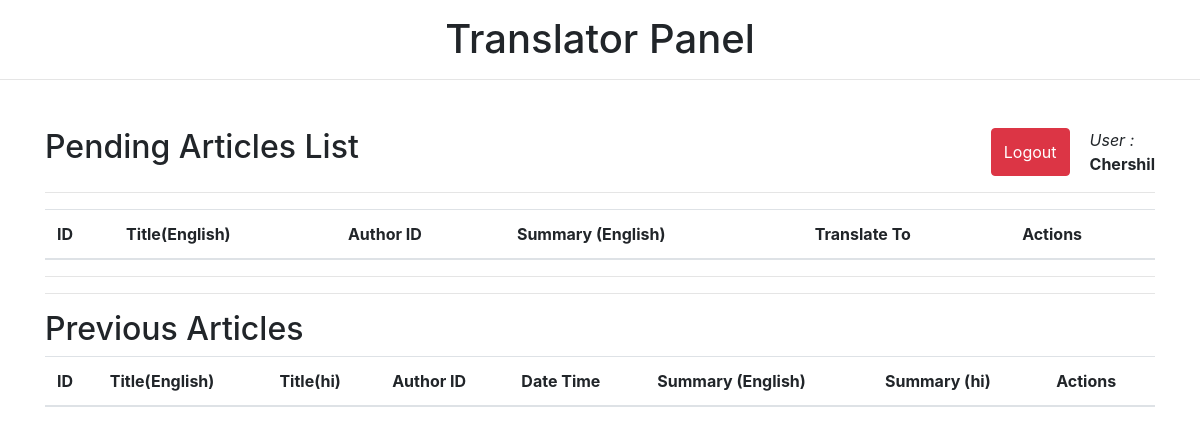
/admin (signed in), run on an earlier commit of the app's database.
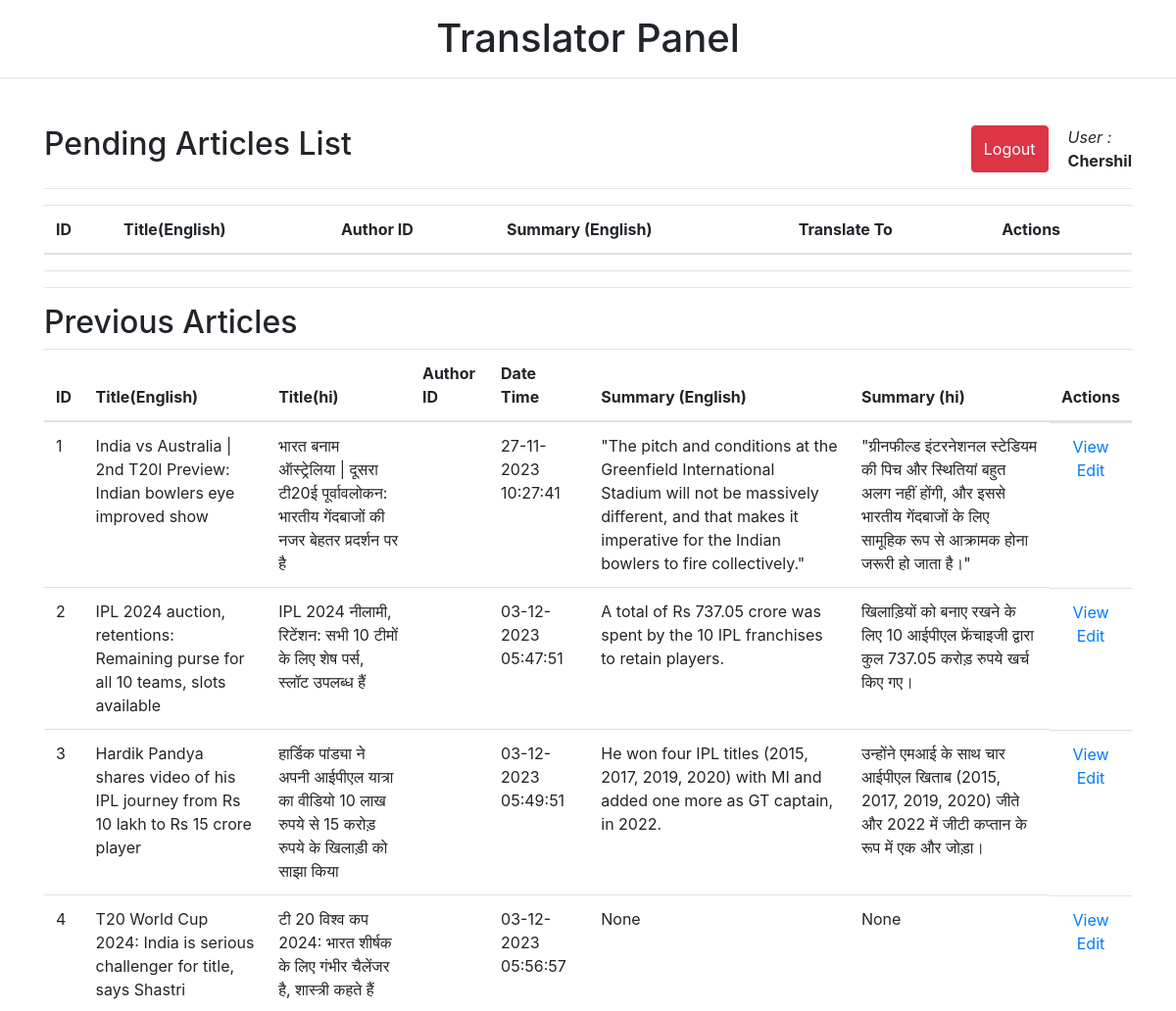
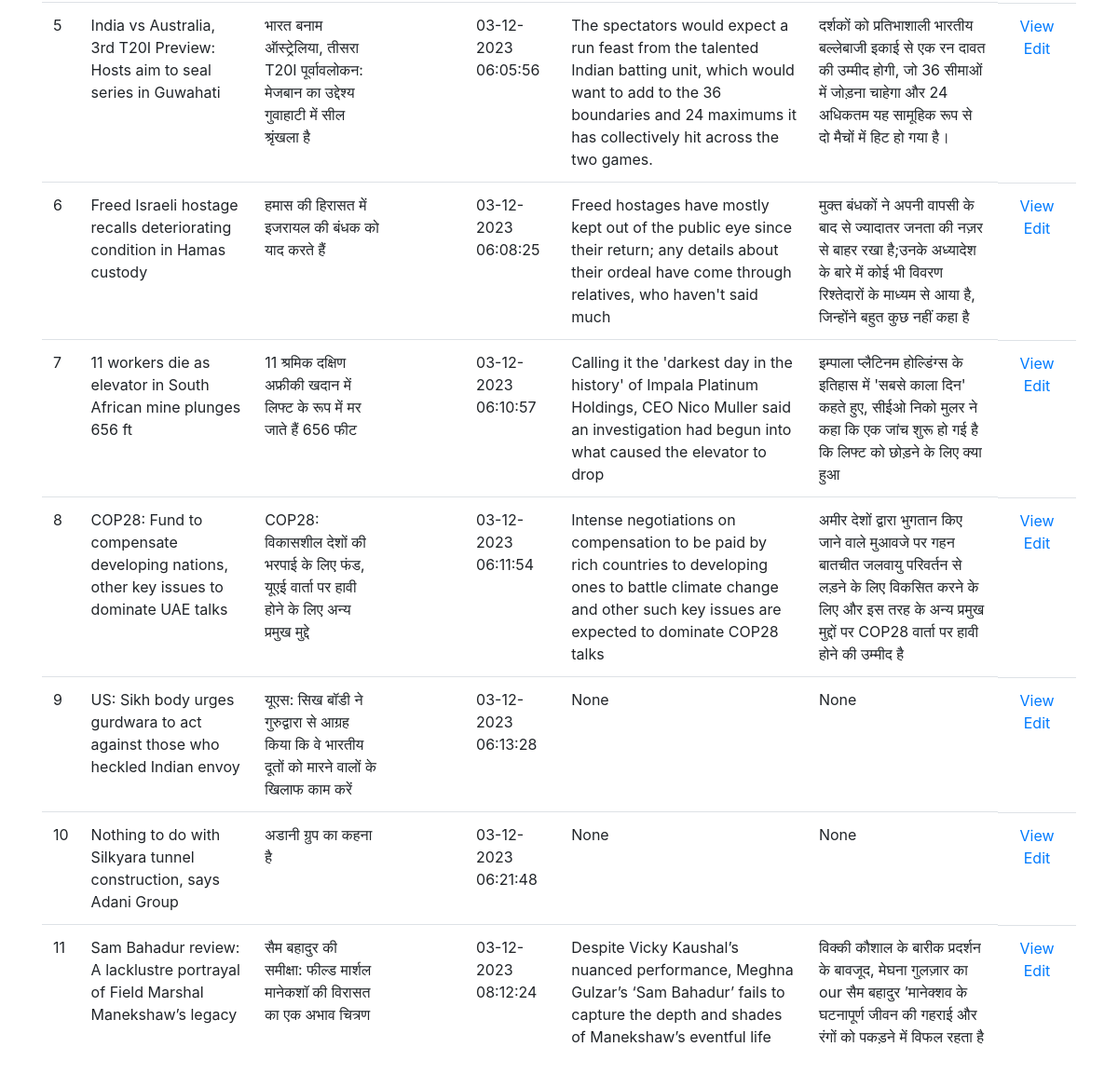
And on a later commit of the database (2 pictures, top to bottom).
### app.py (models this page shows)
class Article(db.Model):
    article_id = db.Column(db.Integer, primary_key=True, autoincrement=True)
    title_en = db.Column(db.String(1200))
    title_hi = db.Column(db.String(1200))
    title_ta = db.Column(db.String(1200))
    title_te = db.Column(db.String(1200))
    author_id = db.Column(db.Integer, db.ForeignKey('author.author_id'))
    date_time = db.Column(db.DateTime, default=datetime.utcnow)
    summary_en = db.Column(db.Text)
    summary_hi = db.Column(db.Text)
    summary_ta = db.Column(db.Text)
    summary_te = db.Column(db.Text)
    main_img_url = db.Column(db.Text)
    content_en = db.Column(db.Text)
    content_te = db.Column(db.Text)
    content_ta = db.Column(db.Text)
    content_hi = db.Column(db.Text)
    translator_te_userid = db.Column(db.Integer, db.ForeignKey('user.id'))
    translator_hi_userid = db.Column(db.Integer, db.ForeignKey('user.id'))
    translator_ta_userid = db.Column(db.Integer, db.ForeignKey('user.id'))
    translator_te_user = db.relationship('User', foreign_keys=[translator_te_userid])
    translator_hi_user = db.relationship('User', foreign_keys=[translator_hi_userid])
    translator_ta_user = db.relationship('User', foreign_keys=[translator_ta_userid])

### app.py (the view)
@app.route("/admin")
def serve_adminpanel():
    if 'user_id' in session:
        user_id = session['user_id']
        if user_id == 1001:
            articles = Article.query.with_entities(Article.article_id, Article.title_en, Article.author_id, Article.date_time, Article.main_img_url, Article.summary_en).all()
            return render_template('admin_panel.html', title="Admin Panel", articles=articles, user=session['username'])
        else:
            match user_id:
                case 1002:
                    language = 'ta'
                case 1003:
                    language = 'te'
                case 1004:
                    language = 'hi'
                case _:
                    language = 'en'
            userid_column = getattr(Article, f"translator_{language}_userid")
            title_column = getattr(Article, f"title_{language}")
            summary_column = getattr(Article, f"summary_{language}")
            content_column = getattr(Article, f"content_{language}")
            articles = Article.query.with_entities(Article.article_id, Article.title_en, Article.date_time, Article.summary_en,title_column, summary_column, content_column).filter(userid_column == user_id).all()
            return render_template('translator_panel.html', articles=articles, user=session['username'], language=language)
    else:
        return redirect(url_for('login'))

### templates/translator_panel.html (shortened to what this page needs)
<!DOCTYPE html>
<html lang="en">
<head>
    <link rel="stylesheet" href="https://cdn.jsdelivr.net/npm/bootstrap@4.1.3/dist/css/bootstrap.min.css"></head>
<body>
    <h1 id="panel-name">Translator Panel</h1>
    <hr>
    <div class="container mt-5">
        <div id="heading-cont">
            <div id="heading-left-cont">
                <h2 class="">Pending Articles List</h2>
            </div>
            <div id="heading-right-cont">
                <button id="logout_btn" onclick="location.href='/admin/logout'" type="button" class="btn btn-danger">Logout</button>
                <div id="user-details-wrapper">
                    <div><em>User : </em></div>
                    <div><strong>{{user}}</strong></div>
                </div>
            </div>
        </div>
        <hr>
        <table class="table table-hover" id="pending-table">
            <thead>
                <tr>
                    <th scope="col">ID</th>
                    <th scope="col">Title(English)</th>
                    <th scope="col">Author ID</th>
                    <th scope="col">Summary (English)</th>
                    <th scope="col">Translate To</th>
                    <th scope="col">Actions</th>
                </tr>
            </thead>
        </table>
        <hr>
        <hr>
        <h2 class="">Previous Articles</h2>
        <table class="table table-hover" id="already-done-table">
            <thead>
                <tr>
                    <th scope="col">ID</th>
                    <th scope="col">Title(English)</th>
                    <th scope="col">Title({{language}})</th>
                    <th scope="col">Author ID</th>
                    <th scope="col">Date Time</th>
                    <th scope="col">Summary (English)</th>
                    <th scope="col">Summary ({{language}})</th>
                    <th scope="col">Actions</th>
                </tr>
            </thead>
            <tbody>
                {% for article in articles %}
                <tr>
                    <td scope="row">{{ article.article_id }}</td>
                    <td>{{ article.title_en }}</td>
                    <td>{{ article['title_'+language] }}</td>
                    <td>{{ article.author_id }}</td>
                    <td>{{ article.date_time.strftime('%d-%m-%Y %H:%M:%S') }}</td>
                    <td>{{ article.summary_en }}</td>
                    <td>{{ article['summary_'+language] }}</td>
                    <td class="actions-col">
                        <a id="view_btn" href='/{{language}}/article/{{ article.article_id }}'  class="link-primary">View</a>
                        <a id="edit_btn" href='/admin/{{ article.article_id }}/translate/{{language}}'  class="link-primary">Edit</a>
                    </td>
                </tr>
                {% endfor %}
            </tbody>
        </table>
    </div>
</body>
</html>

What changed in the data, as far as the page shows it:
now on this page (row edited): Article: article_id "1", title_en "India vs Australia | 2nd T20I Preview: Indian bowlers eye improved show", title_hi "भारत बनाम ऑस्ट्रेलिया | दूसरा टी20ई पूर्वावलोकन: भारतीय गेंदबाजों की नजर बेहतर प्रदर्शन पर है", date_time "27-11-2023 10:27:41", summary_en "\"The pitch and conditions at the Greenfield International Stadium will not be massively different, and that makes it imperative for the Indian bowlers to fire collectively.\"", summary_hi "\"ग्रीनफील्ड इंटरनेशनल स्टेडियम की पिच और स्थितियां बहुत अलग नहीं होंगी, और इससे भारतीय गेंदबाजों के लिए सामूहिक रूप से आक्रामक होना जरूरी हो जाता है।\""
added Article: article_id "2", title_en "IPL 2024 auction, retentions: Remaining purse for all 10 teams, slots available", title_hi "IPL 2024 नीलामी, रिटेंशन: सभी 10 टीमों के लिए शेष पर्स, स्लॉट उपलब्ध हैं", date_time "03-12-2023 05:47:51", summary_en "A total of Rs 737.05 crore was spent by the 10 IPL franchises to retain players.", summary_hi "खिलाड़ियों को बनाए रखने के लिए 10 आईपीएल फ्रेंचाइजी द्वारा कुल 737.05 करोड़ रुपये खर्च किए गए।"
added Article: article_id "3", title_en "Hardik Pandya shares video of his IPL journey from Rs 10 lakh to Rs 15 crore player", title_hi "हार्डिक पांड्या ने अपनी आईपीएल यात्रा का वीडियो 10 लाख रुपये से 15 करोड़ रुपये के खिलाड़ी को साझा किया", date_time "03-12-2023 05:49:51", summary_en "He won four IPL titles (2015, 2017, 2019, 2020) with MI and added one more as GT captain, in 2022.", summary_hi "उन्होंने एमआई के साथ चार आईपीएल खिताब (2015, 2017, 2019, 2020) जीते और 2022 में जीटी कप्तान के रूप में एक और जोड़ा।"
added Article: article_id "4", title_en "T20 World Cup 2024: India is serious challenger for title, says Shastri", title_hi "टी 20 विश्व कप 2024: भारत शीर्षक के लिए गंभीर चैलेंजर है, शास्त्री कहते हैं", date_time "03-12-2023 05:56:57", summary_en "None", article "None"
added Article: article_id "5", title_en "India vs Australia, 3rd T20I Preview: Hosts aim to seal series in Guwahati", title_hi "भारत बनाम ऑस्ट्रेलिया, तीसरा T20I पूर्वावलोकन: मेजबान का उद्देश्य गुवाहाटी में सील श्रृंखला है", date_time "03-12-2023 06:05:56", summary_en "The spectators would expect a run feast from the talented Indian batting unit, which would want to add to the 36 boundaries and 24 maximums it has collectively hit across the two games.", summary_hi "दर्शकों को प्रतिभाशाली भारतीय बल्लेबाजी इकाई से एक रन दावत की उम्मीद होगी, जो 36 सीमाओं में जोड़ना चाहेगा और 24 अधिकतम यह सामूहिक रूप से दो मैचों में हिट हो गया है।"
added Article: article_id "6", title_en "Freed Israeli hostage recalls deteriorating condition in Hamas custody", title_hi "हमास की हिरासत में इजरायल की बंधक को याद करते हैं", date_time "03-12-2023 06:08:25", summary_en "Freed hostages have mostly kept out of the public eye since their return; any details about their ordeal have come through relatives, who haven't said much", summary_hi "मुक्त बंधकों ने अपनी वापसी के बाद से ज्यादातर जनता की नज़र से बाहर रखा है;उनके अध्यादेश के बारे में कोई भी विवरण रिश्तेदारों के माध्यम से आया है, जिन्होंने बहुत कुछ नहीं कहा है"
added Article: article_id "7", title_en "11 workers die as elevator in South African mine plunges 656 ft", title_hi "11 श्रमिक दक्षिण अफ्रीकी खदान में लिफ्ट के रूप में मर जाते हैं 656 फीट", date_time "03-12-2023 06:10:57", summary_en "Calling it the 'darkest day in the history' of Impala Platinum Holdings, CEO Nico Muller said an investigation had begun into what caused the elevator to drop", summary_hi "इम्पाला प्लैटिनम होल्डिंग्स के इतिहास में 'सबसे काला दिन' कहते हुए, सीईओ निको मुलर ने कहा कि एक जांच शुरू हो गई है कि लिफ्ट को छोड़ने के लिए क्या हुआ"
added Article: article_id "8", title_en "COP28: Fund to compensate developing nations, other key issues to dominate UAE talks", title_hi "COP28: विकासशील देशों की भरपाई के लिए फंड, यूएई वार्ता पर हावी होने के लिए अन्य प्रमुख मुद्दे", date_time "03-12-2023 06:11:54", summary_en "Intense negotiations on compensation to be paid by rich countries to developing ones to battle climate change and other such key issues are expected to dominate COP28 talks", summary_hi "अमीर देशों द्वारा भुगतान किए जाने वाले मुआवजे पर गहन बातचीत जलवायु परिवर्तन से लड़ने के लिए विकसित करने के लिए और इस तरह के अन्य प्रमुख मुद्दों पर COP28 वार्ता पर हावी होने की उम्मीद है"
added Article: article_id "9", title_en "US: Sikh body urges gurdwara to act against those who heckled Indian envoy", title_hi "यूएस: सिख बॉडी ने गुरुद्वारा से आग्रह किया कि वे भारतीय दूतों को मारने वालों के खिलाफ काम करें", date_time "03-12-2023 06:13:28", summary_en "None", article "None"
added Article: article_id "10", title_en "Nothing to do with Silkyara tunnel construction, says Adani Group", title_hi "अडानी ग्रुप का कहना है", date_time "03-12-2023 06:21:48", summary_en "None", article "None"
added Article: article_id "11", title_en "Sam Bahadur review: A lacklustre portrayal of Field Marshal Manekshaw’s legacy", title_hi "सैम बहादुर की समीक्षा: फील्ड मार्शल मानेकशॉ की विरासत का एक अभाव चित्रण", date_time "03-12-2023 08:12:24", summary_en "Despite Vicky Kaushal’s nuanced performance, Meghna Gulzar’s ‘Sam Bahadur’ fails to capture the depth and shades of Manekshaw’s eventful life", summary_hi "विक्की कौशाल के बारीक प्रदर्शन के बावजूद, मेघना गुलज़ार का our सैम बहादुर ’मानेक्शव के घटनापूर्ण जीवन की गहराई और रंगों को पकड़ने में विफल रहता है"
